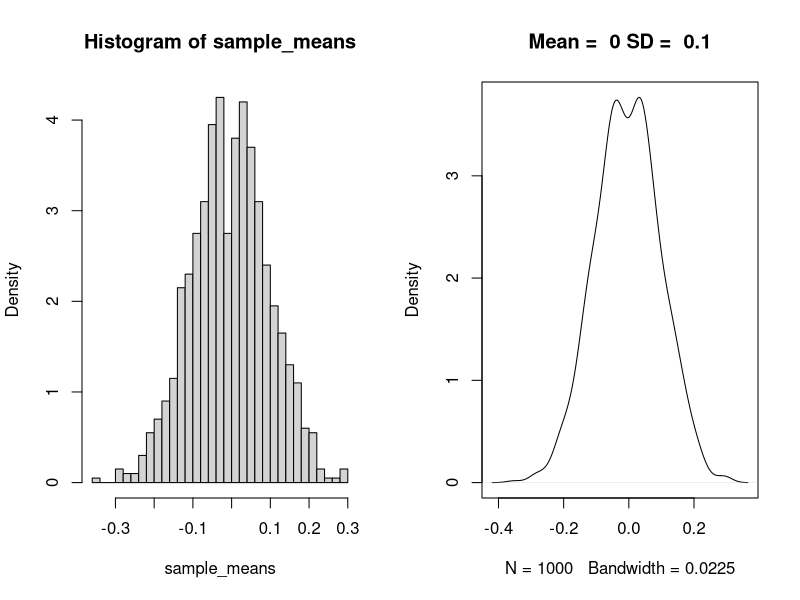
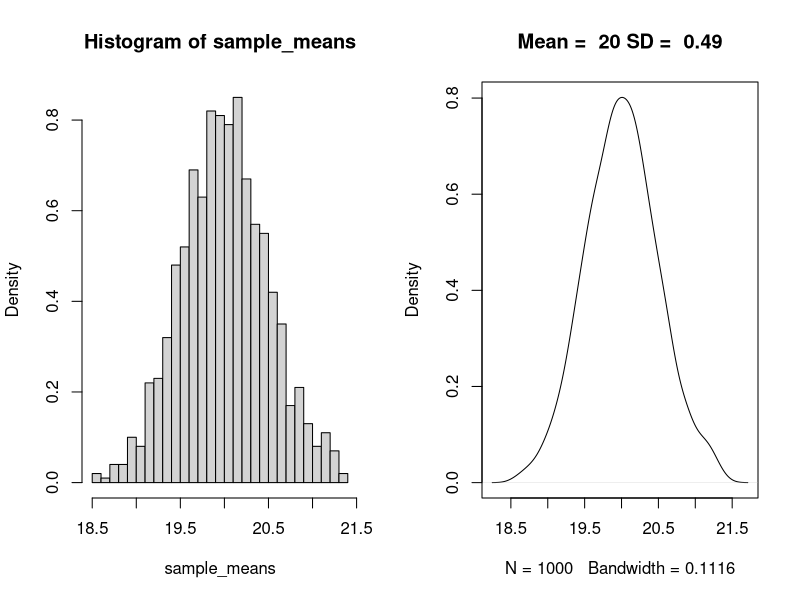
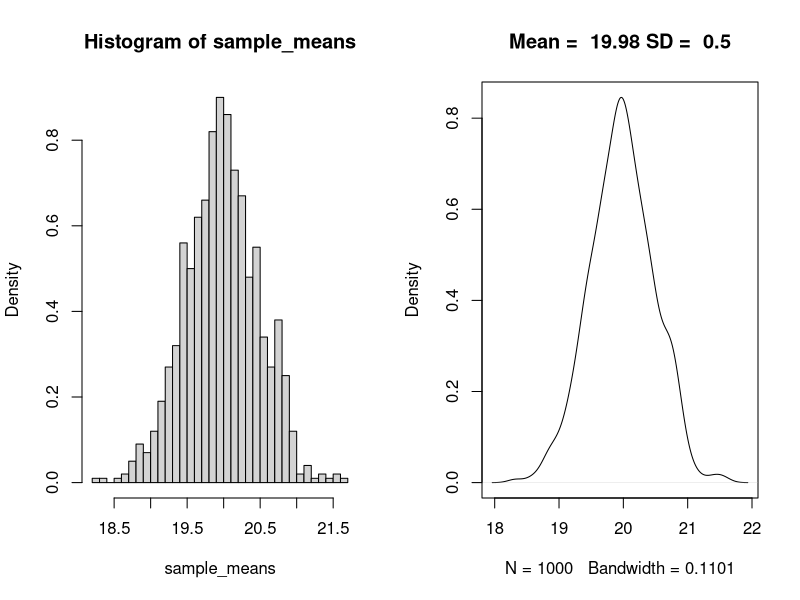
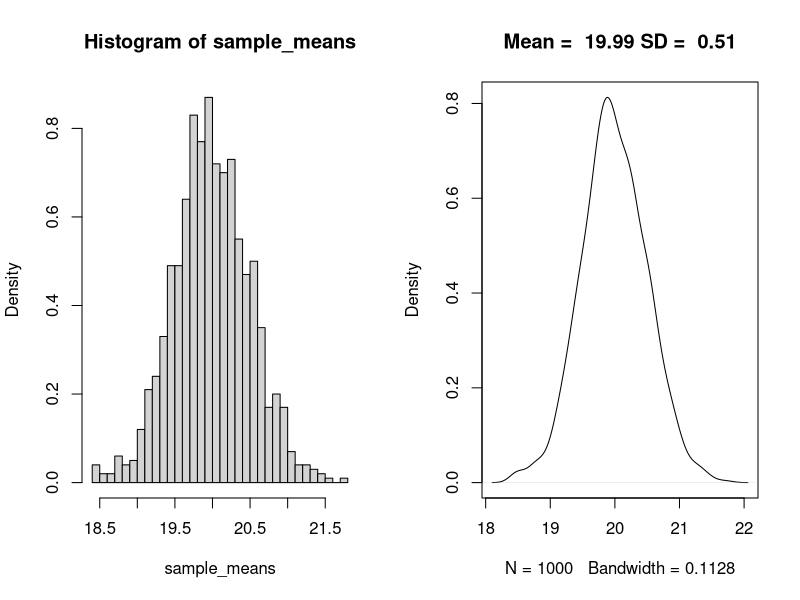
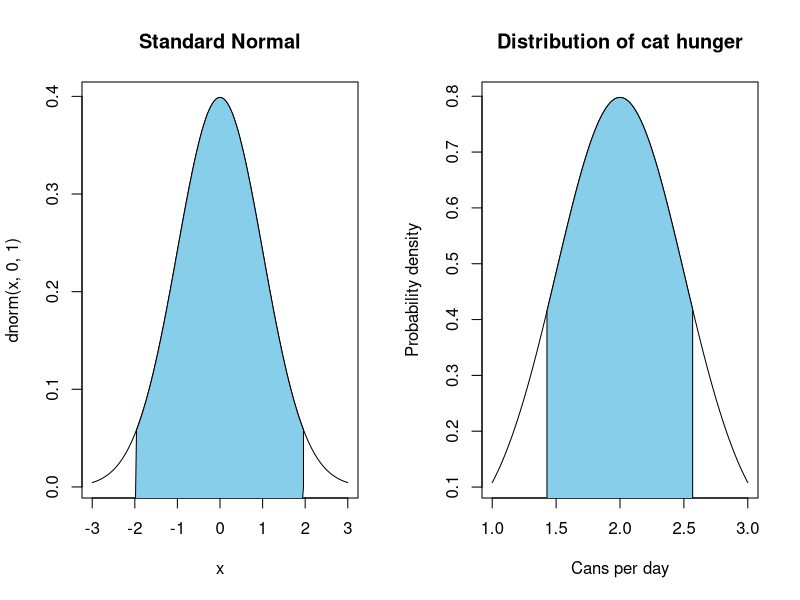
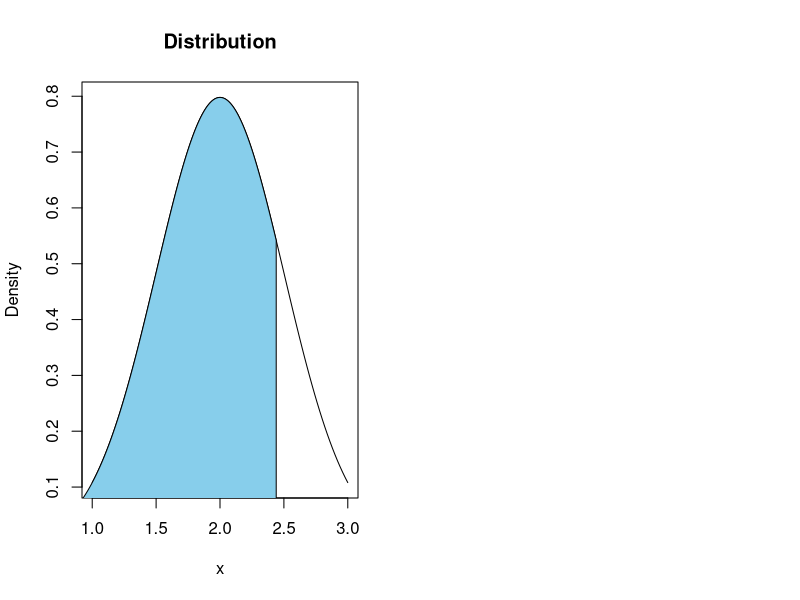
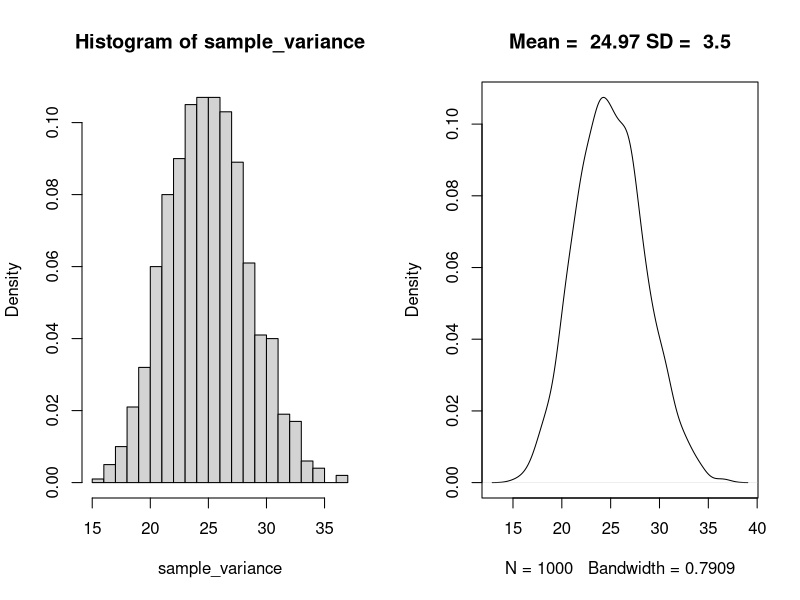
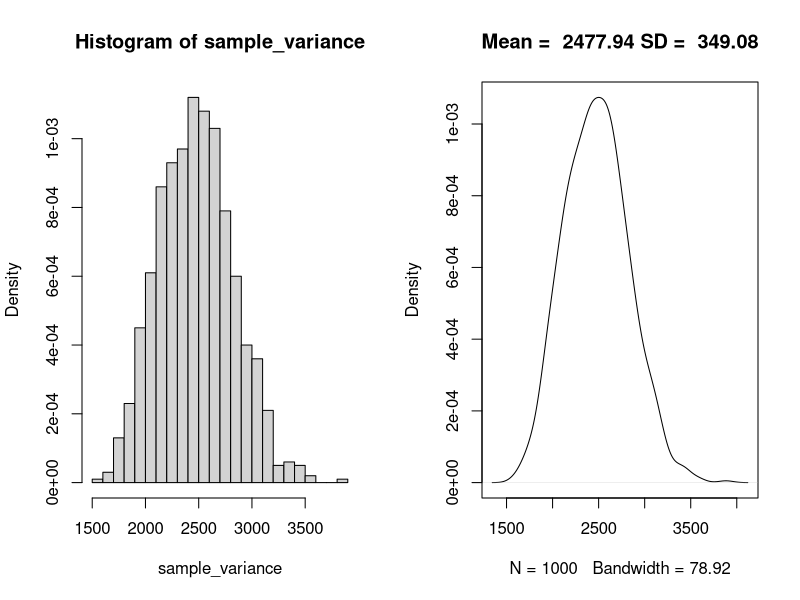

Source code (R) for these figures, in order:
## ---- chunk 1
run_simulation <- function(sample_size = 100, 
                           number_of_simulations = 1000, 
                           population_mean = 0, 
                           population_sd = 1)
  {

sample_means <- replicate(number_of_simulations, 
                          mean(rnorm(n = sample_size, 
                                     mean = population_mean, 
                                     sd = population_sd)))
}
## ---- chunk 2
make_hist_and_plot <- function(sample_means){
  par(mfrow=c(1,2)) # 
  hist(sample_means,freq=F, breaks = 30)
  plot(density(sample_means), 
       main = paste("Mean = ", round(mean(sample_means),2) , 
                    "SD = ", round(sd(sample_means),2)))} 
## ---- chunk 3
make_hist_and_plot(
  run_simulation(100,1000,0,1))
## ---- chunk 4
make_hist_and_plot(
  run_simulation(100,1000,20,5))
## ---- chunk 5
make_hist_and_plot(
  run_simulation(100,1000,20,5))
## ---- chunk 6
make_hist_and_plot(
  run_simulation(100,1000,20,5))
## ---- chunk 7
cord.x <- c(-3,seq(-1.96,1.96,0.01),1.96)
cord.y <- c(-3,dnorm(seq(-1.96,1.96,0.01)),0)
curve(dnorm(x,0,1),xlim=c(-3,3),main='Standard Normal')
polygon(cord.x,cord.y,col='skyblue')
## ---- chunk 8
qnorm(.025)
## ---- chunk 9
qnorm(.975)
## ---- chunk 10
qnorm(.05)
qnorm(.95)
## ---- chunk 11
2 + qnorm(.05) * .5/sqrt(2) # lower limit
2 + qnorm(.95) * .5/sqrt(2) # upper limit
## ---- chunk 12
plot_normal_shaded_interval <- function(mean = 0, sd = 1, shade_from = -2, shade_to = 2, x_lower = mean - 2*sd, x_upper = mean + 2*sd, title = "Distribution", xlab = "x", ylab = "Density"){
  cord.x <- c(seq(shade_from, shade_to,0.01))
  cord.y <- c(dnorm(cord.x, mean = mean, sd = sd))
  cord.x[1] <- cord.x[2]
  cord.x[length(cord.x)] <- cord.x[length(cord.x) - 1]
  cord.y[1] <- 0
  cord.y[length(cord.y)] <- 0
  curve(dnorm(x, mean, sd),xlim=c(x_lower,x_upper),main= title,xlab = xlab, ylab = ylab)
  polygon(cord.x,cord.y,col='skyblue')
  }
plot_normal_shaded_interval( mean = 2, sd = .5, shade_from = 2 + qnorm(.05) * .5/sqrt(2), shade_to = 2 + qnorm(.95) * .5/sqrt(2), title = "Distribution of cat hunger", xlab = "Cans per day", ylab = "Probability density") 
## ---- chunk 13
2 + qnorm(.90) * .5/sqrt(2) # upper limit
## ---- chunk 14
plot_normal_shaded_interval(2, .5, 0, 2 + qnorm(.90) * .5/sqrt(2)) 
## ---- chunk 15
2 + qnorm(.90) * .5/sqrt(3) # upper limit
## ---- chunk 16
run_variance_simulation <- function(sample_size = 100, 
                                    number_of_simulations = 1000, 
                                    population_mean = 0, 
                                    population_sd = 1)
  {

sample_variances <- replicate(number_of_simulations, 
                              var(rnorm(n = sample_size, 
                                        mean = population_mean, 
                                        sd = population_sd)))
}

#Define a new plot function so that the plot titles are correct
make_variance_hist_and_plot <- function(sample_variance){
  par(mfrow=c(1,2)) # 
  hist(sample_variance,freq=F, breaks = 30)
  plot(density(sample_variance), 
       main = paste("Mean = ", round(mean(sample_variance),2) ,
                    "SD = ", round(sd(sample_variance),2)))} 
## ---- chunk 17
make_variance_hist_and_plot(
  run_variance_simulation(sample_size = 100, 
                          number_of_simulations = 1000, 
                          population_mean = 20, 
                          population_sd = 5))
## ---- chunk 18
make_variance_hist_and_plot(
  run_variance_simulation(
    sample_size = 100, 
    number_of_simulations = 1000,
    population_mean = 20,
    population_sd = 50))
## ---- chunk 19
make_variance_hist_and_plot(
  run_variance_simulation(
    sample_size = 100,
    number_of_simulations = 1000,
    population_mean = 20, 
    population_sd = 500))
## ---- chunk 20
## plot multiple figures:
## replace ugly par... specification with 
## something easier to remember:
multiplot <- function(row,col){
     par(mfrow=c(row,col),pty="s")
   }

range <- seq(-4,4,.01)  
 
multiplot(2,2)

 for(i in c(2,5,15,20)){
   plot(range,dnorm(range),type="l",lty=1,
        xlab="",ylab="",
        cex.axis=1)
   lines(range,dt(range,df=i),lty=2,lwd=1)
   mtext(paste("df=",i),cex=1.2)
 }
## ---- chunk 21
  n <- 10
sample_means <- rnorm(n, mean = 0, sd = 1)
  qt(.025, df = n - 1)
  qt(.975, df = n - 1)
## ---- chunk 22
  (sample_mean <- mean(sample_means))
  (sample_sd <- sd(sample_means))
  (lower_bound <- sample_mean + qt(.025, df = n - 1)*(sample_sd/sqrt(n)))
  (upper_bound <- sample_mean + qt(.975, df = n - 1)*(sample_sd/sqrt(n)))
## ---- chunk 23
t.test(sample_means)
## ---- chunk 24
test_cis <- function(n, mean = 60, sd = 4){
  t_results <- t.test(rnorm(n, mean, sd))
  # test that the mean is within the bounds of the CI. Returns TRUE or FALSE.
  mean > t_results$conf.int[1] & mean < t_results$conf.int[2]
}
## ---- chunk 25
mean_in_ci <- replicate(1000, test_cis(n = 10, mean = 60, sd = 4))
table(mean_in_ci)
## ---- chunk 26
test_cis_norm <- function(n, mean = 60, sd = 4){
  samples <- rnorm(n, mean, sd)
  upper <- mean(samples) + 1.96*(sd(samples)/sqrt(n))
  lower <- mean(samples) - 1.96*(sd(samples)/sqrt(n))
  # test that the mean is within the bounds of the CI. Returns TRUE if it is and FALSE if it isn't.
  mean > lower & mean < upper
}
## ---- chunk 27
mean_in_ci <- replicate(1000, test_cis_norm(10, 60, 4))
table(mean_in_ci)
## ---- chunk 28
mean_in_ci <- replicate(1000, test_cis_norm(100, 60, 4))
table(mean_in_ci)
## ---- chunk 29
t.test(sample_means)
## ---- chunk 30
qt(.975, df = 9)
## ---- chunk 31
qt(.025, df = 9) # note that the t-distribution is symmetrical
## ---- chunk 32
qt(.95, df = 9)
## ---- chunk 33
(sleep_times <- round(rnorm(5,1,1),2))
## ---- chunk 34
t.test(sleep_times)
## ---- chunk 35
plot.type1.error<-function(x,
                           x.min,
                           x.max,
                           qnts,
                           mean,
                           sd,
                           gray.level,main,show.legend=TRUE){

        plot(x,dnorm(x,mean,sd), 
                     type = "l",xlab="",ylab="",main=main)
        abline(h = 0)

## left side    
    x1 = seq(x.min, qnorm(qnts[1]), qnts[1]/5)
    y1 = dnorm(x1, mean, sd)

    polygon(c(x1, rev(x1)), 
            c(rep(0, length(x1)), rev(y1)), 
            col = gray.level)

## right side            
    x1 = seq(qnorm(qnts[2]), x.max, qnts[1]/5)
    y1 = dnorm(x1, mean, sd)
    polygon(c(x1, rev(x1)), 
            c(rep(0, length(x1)), rev(y1)), 
            col = gray.level)
if(show.legend==TRUE){legend(2,0.3, legend="Type I error",fill=gray.level,cex=1)}
  }

plot.type1type2.error<-function(x,
                           x.min,
                           x.max,
                           qnts,
                           mean.null,
                           mean.true,
                           sd,
                           gray1,
                           gray2,main,show.legend=TRUE){
    	## the reality:
    	plot(x, dnorm(x,mean.true,sd), type = "l",ylab="",xlab="",main=main)
    	## null hypothesis distribution:
      lines(x,dnorm(x,mean.null,sd),col="black") 
      abline(h = 0)
    
    ## plot Type II error region: 
 
    	x1 = seq(qnorm(qnts[1]), x.max, qnts[1]/5)
        y1 = dnorm(x1, mean.true, sd) 
 
      polygon(c(x1, rev(x1)), 
              c(rep(0, length(x1)), 
              rev(y1)), col = gray2)

    ## plot Type I error region assuming alpha 0.05:

    x1 = seq(x.min, qnorm(qnts[1]), qnts[1]/5)
    y1 = dnorm(x1, mean.null, sd)
    polygon(c(x1, rev(x1)), c(rep(0, length(x1)), rev(y1)), col = gray1)

    x1 = seq(qnorm(qnts[2]), x.max, qnts[1]/5)
    y1 = dnorm(x1, mean.null, sd) ## changed
    polygon(c(x1, rev(x1)), c(rep(0, length(x1)), rev(y1)), col = gray1)

if(show.legend==TRUE){
    legend(2,0.3, legend=c("Type I error","Type II error"),
    fill=c(gray1,gray2),cex=1)}
}   

shadenormal2<- 
function (plot.only.type1=TRUE,
          alpha=0.05,
          gray1=gray(0.3), ## type I shading
          gray2=gray(0.7), ## type II shading
          x.min=-6,
          x.max=abs(x.min),
          x = seq(x.min, x.max, 0.01),
          mean.null=0,
          mean.true=-2,
          sd=1,main="",show.legend=TRUE) 
{

    qnt.lower<-alpha/2
    qnt.upper<-1-qnt.lower
    qnts<-c(qnt.lower,qnt.upper)
 
    if(plot.only.type1==TRUE){

     plot.type1.error(x,x.min,x.max,qnts,mean.null,sd,
     gray1,main,show.legend)     

    } else { ## plot type I and type II error regions
      
   plot.type1type2.error(x,
                         x.min,
                         x.max,
                         qnts,
                         mean.null,
                         mean.true,
                         sd,
                         gray1,
                         gray2,main,show.legend)     
     }
}
shadenormal2(plot.only.type1=FALSE,mean.true=-4)
## ---- chunk 36
shadenormal2(plot.only.type1=FALSE,mean.true=-1)
## ---- chunk 37
t_test_sim <- function(n, mean = 1, sd = 1){
  t_results <- t.test(rnorm(n, mean, sd))
  t_results$p.value <= .05}
table(replicate(1000, t_test_sim(5, 1, 1)))
## ---- chunk 38
table(replicate(1000, t_test_sim(n = 5, mean = 2, sd = 1)))
## ---- chunk 39
table(replicate(1000, t_test_sim(n = 5, mean = 1, sd = .5)))
## ---- chunk 40
table(replicate(1000, t_test_sim(n = 7, mean = 1, sd = 1))) # not quite enough
table(replicate(1000, t_test_sim(n = 10, mean = 1, sd = 1))) # now we're talking!
## ---- chunk 41
power.t.test(n = 10, delta = 1, sd = 1, type = "one.sample")
## ---- chunk 42
power.t.test(delta = 1, sd = 1, power = .8, type = "one.sample")
## ---- chunk 43
power.t.test(n = 100, sd = 10, power = .8, type = "one.sample")
## ---- chunk 44
t_test_cheating_sim <- function(n_max = 30, n_increments = 2, sd = 1){
  samples <- NULL
  significant <- FALSE
  
  while(length(samples) <= n_max & significant == FALSE){
      samples <- c(samples, rnorm(n_increments, mean = 0, sd = sd))
      significant <- t.test(samples)$p.value  <= .05
    }
  return(significant)
  }
## ---- chunk 45
table(replicate(1000, t_test_cheating_sim(n_max = 30, n_increments = 2, sd = 1)))
## ---- chunk 46
simulate_d <- function(n1, n2, mean1, mean2, sd1, sd2){
  mean(rnorm(n1, mean1, sd1)) - mean(rnorm(n2, mean2, sd2))
}
## ---- chunk 47
d_samples <- replicate(1000, simulate_d(n1 = 10, n2 = 10, mean1 = 50, mean2 = 60, sd1 = 10, sd2 = 10))
paste("Mean =", round(mean(d_samples), 2), "SD = ", round(sd(d_samples),2))
hist(d_samples)
## ---- chunk 48
d_samples <- replicate(1000, simulate_d(n1 = 10, n2 = 10, mean1 = 50, mean2 = 60, sd1 = 20, sd2 = 10))
sd(d_samples)
d_samples <- replicate(1000, simulate_d(n1 = 10, n2 = 10, mean1 = 50, mean2 = 60, sd1 = 10, sd2 = 20))
sd(d_samples)
## ---- chunk 49
d_samples <- replicate(1000, simulate_d(n1 = 20, n2 = 10, mean1 = 50, mean2 = 60, sd1 = 20, sd2 = 10))
sd(d_samples)
d_samples <- replicate(1000, simulate_d(n1 = 10, n2 = 20, mean1 = 50, mean2 = 60, sd1 = 20, sd2 = 10))
sd(d_samples)
